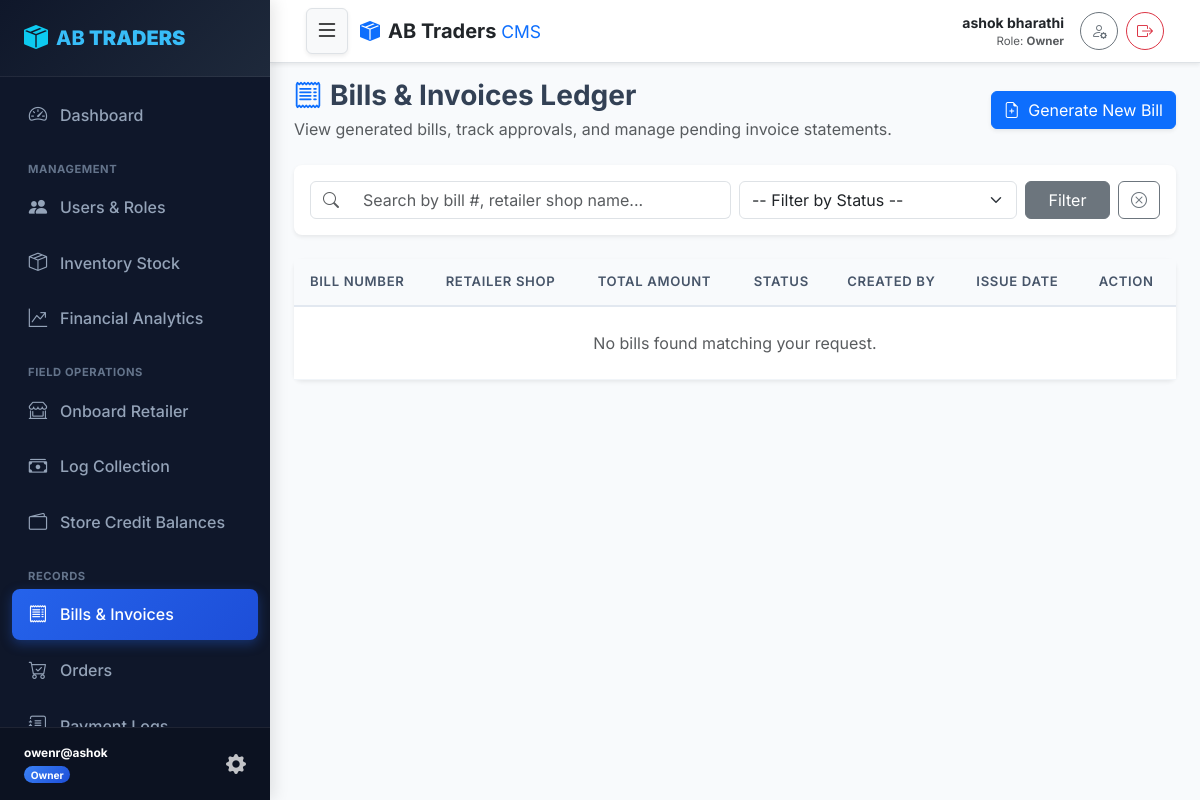
Page /bills/ (signed in) on the earlier database version.
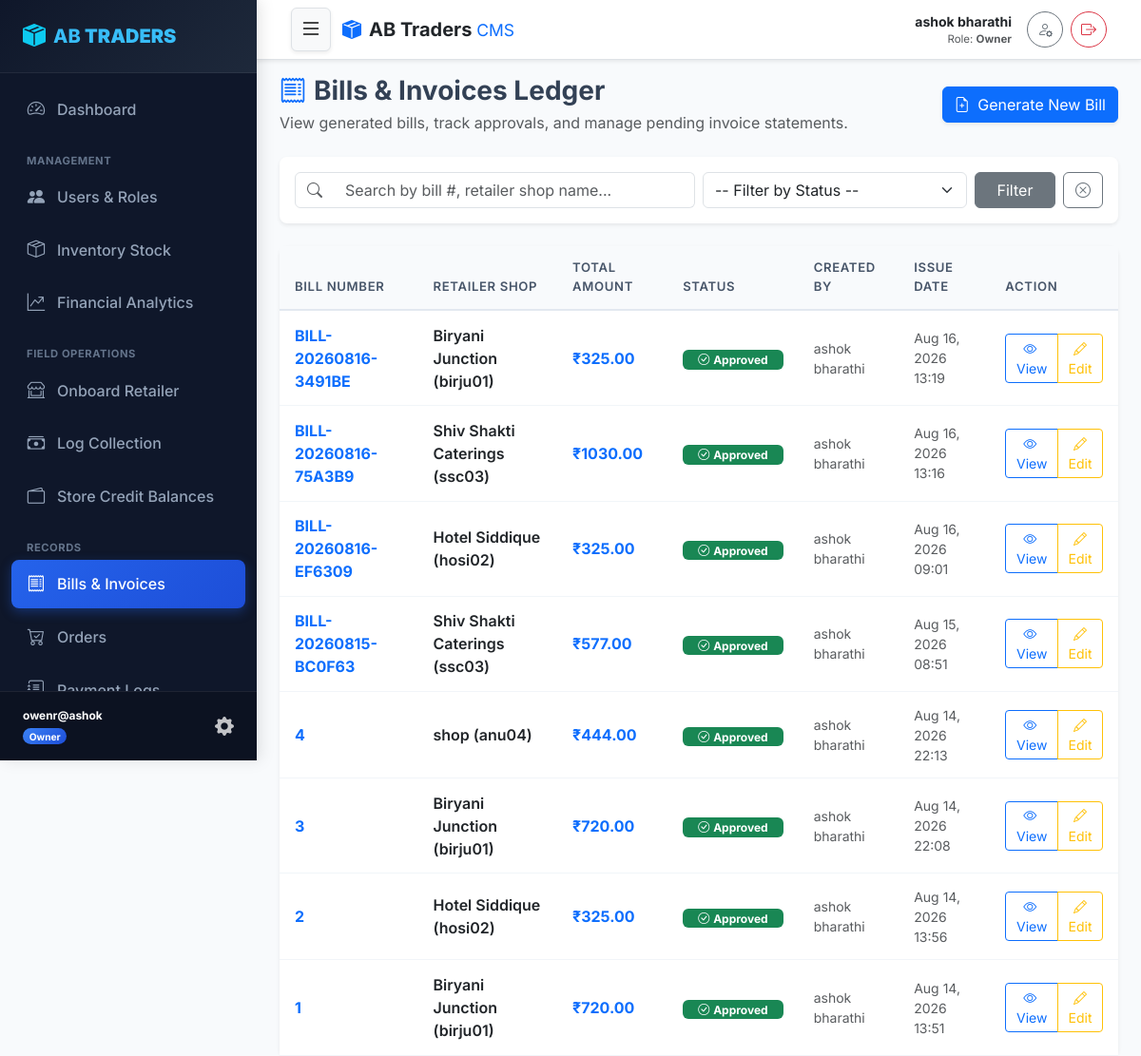
Same page on the later database version.
### core/models.py (models this page shows, shortened)
class Bill(models.Model):
    STATUS_CHOICES = (
        ('pending', 'Pending'),
        ('approved', 'Approved'),
        ('paid', 'Paid'),
        ('rejected', 'Rejected'),
    )
    bill_number = models.CharField(max_length=50, unique=True)
    retailer = models.ForeignKey(RetailerProfile, on_delete=models.CASCADE, related_name='bills')
    created_by = models.ForeignKey(User, on_delete=models.SET_NULL, null=True, related_name='created_bills')
    total_amount = models.DecimalField(max_digits=12, decimal_places=2)
    status = models.CharField(max_length=20, choices=STATUS_CHOICES, default='pending')
    rejection_reason = models.TextField(blank=True, null=True)
    created_at = models.DateTimeField(auto_now_add=True)

class RetailerProfile(models.Model):
    user = models.OneToOneField(User, on_delete=models.CASCADE, related_name='retailer_profile')
    shop_number = models.CharField(max_length=50, unique=True)
    shop_name = models.CharField(max_length=150)
    address = models.TextField()
    credit_balance = models.DecimalField(max_digits=12, decimal_places=2, default=Decimal('0.00'))
    qr_code = models.ImageField(upload_to='qr_codes/', null=True, blank=True)

class User(AbstractUser):
    class Role(models.TextChoices):
        SUPERUSER = 'SUPERUSER', 'SuperUser'
        OWNER = 'OWNER', 'Owner'
        STAFF = 'STAFF', 'Staff'
        RETAILER = 'RETAILER', 'Retailer'
    role = models.CharField(max_length=20, choices=Role.choices, default=Role.RETAILER)
    phone_number = models.CharField(max_length=15, unique=True, blank=True, null=True)
    is_locked = models.BooleanField(default=False, help_text="Locked users cannot log in.")
    def is_superuser_role(self):
        return self.role == self.Role.SUPERUSER or self.is_superuser
    def is_owner_role(self):
        return self.role == self.Role.OWNER
    def is_retailer_role(self):
        return self.role == self.Role.RETAILER
    @property
    def display_name(self):
        full_name = self.get_full_name().strip()
        return full_name if full_name else self.username

### core/views.py (the view)
# urls.py: path('bills/', views.bill_list_view, name='bill_list'),
@role_required(['SUPERUSER', 'OWNER', 'STAFF', 'RETAILER'])
def bill_list_view(request):
    query = request.GET.get('q', '')
    status_filter = request.GET.get('status', '')
    if request.user.is_retailer_role():
        profile = getattr(request.user, 'retailer_profile', None)
        bills = Bill.objects.filter(retailer=profile).order_by('-created_at')
    else:
        bills = Bill.objects.select_related('retailer', 'created_by').order_by('-created_at')
    if query:
        bills = bills.filter(
            Q(bill_number__icontains=query) |
            Q(retailer__shop_name__icontains=query) |
            Q(retailer__shop_number__icontains=query)
        )
    if status_filter:
        bills = bills.filter(status=status_filter)
    return render(request, 'bill_list.html', {'bills': bills, 'query': query, 'status_filter': status_filter})

### core/templates/bill_list.html (shortened to what the changed rows need)
{% extends 'base.html' %}
{% block content %}
<div class="card shadow-sm border-0 rounded-3">
    <div class="table-responsive">
        <table class="table custom-table mb-0">
            <thead>
                <tr>
                    <th>Bill Number</th>
                    <th>Retailer Shop</th>
                    <th>Total Amount</th>
                    <th>Status</th>
                    <th>Created By</th>
                    <th>Issue Date</th>
                    <th>Action</th>
                </tr>
            </thead>
            <tbody>
                {% for b in bills %}
                <tr>
                    <td class="fw-bold"><a href="{% url 'bill_detail' b.pk %}" class="text-decoration-none">{{ b.bill_number }}</a></td>
                    <td class="fw-semibold text-dark">{{ b.retailer.shop_name }} ({{ b.retailer.shop_number }})</td>
                    <td class="fw-bold text-primary fs-6">₹{{ b.total_amount }}</td>
                    <td>
                        {% if b.status == 'approved' %}
                            <span class="badge bg-success px-3 py-1"><i class="bi bi-check-circle me-1"></i>Approved</span>
                        {% elif b.status == 'paid' %}
                            <span class="badge bg-primary px-3 py-1"><i class="bi bi-cash-stack me-1"></i>Closed / Paid</span>
                        {% elif b.status == 'rejected' %}
                            <span class="badge bg-danger px-3 py-1"><i class="bi bi-x-circle me-1"></i>Rejected</span>
                        {% else %}
                            <span class="badge bg-warning text-dark px-3 py-1"><i class="bi bi-clock me-1"></i>Pending</span>
                        {% endif %}
                    </td>
                    <td class="small text-muted">{% if b.created_by %}{{ b.created_by.display_name }}{% else %}System{% endif %}</td>
                    <td class="small text-muted">{{ b.created_at|date:"M d, Y H:i" }}</td>
                    <td>
                        <div class="btn-group btn-group-sm">
                            <a href="{% url 'bill_detail' b.pk %}" class="btn btn-outline-primary py-1 px-2"><i class="bi bi-eye me-1"></i> View</a>
                            {% if user.is_superuser_role or user.is_owner_role %}
                            <a href="{% url 'bill_edit' b.pk %}" class="btn btn-outline-warning py-1 px-2" title="Edit Bill Details"><i class="bi bi-pencil"></i> Edit</a>
                            {% endif %}
                        </div>
                    </td>
                </tr>
                {% empty %}
                <tr>
                    <td colspan="7" class="text-center text-muted py-4">No bills found matching your request.</td>
                </tr>
                {% endfor %}
            </tbody>
        </table>
    </div>
</div>
{% endblock %}

Differences in the rows shown:
added Bill: bill_number "BILL-20260816-3491BE", retailer.shop_name "Biryani Junction", retailer.shop_number "birju01", total_amount "325.00", status "approved" (drawn), created_by.display_name "ashok bharathi", created_at "Aug 16, 2026 13:19"
added Bill: bill_number "BILL-20260816-75A3B9", retailer.shop_name "Shiv Shakti Caterings", retailer.shop_number "ssc03", total_amount "1030.00", status "approved" (drawn), created_by.display_name "ashok bharathi", created_at "Aug 16, 2026 13:16"
added Bill: bill_number "BILL-20260816-EF6309", retailer.shop_name "Hotel Siddique", retailer.shop_number "hosi02", total_amount "325.00", status "approved" (drawn), created_by.display_name "ashok bharathi", created_at "Aug 16, 2026 09:01"
added Bill: bill_number "BILL-20260815-BC0F63", retailer.shop_name "Shiv Shakti Caterings", retailer.shop_number "ssc03", total_amount "577.00", status "approved" (drawn), created_by.display_name "ashok bharathi", created_at "Aug 15, 2026 08:51"
added Bill: bill_number "4", retailer.shop_name "shop", retailer.shop_number "anu04", total_amount "444.00", status "approved" (drawn), created_by.display_name "ashok bharathi", created_at "Aug 14, 2026 22:13"
added Bill: bill_number "3", retailer.shop_name "Biryani Junction", retailer.shop_number "birju01", total_amount "720.00", status "approved" (drawn), created_by.display_name "ashok bharathi", created_at "Aug 14, 2026 22:08"
added Bill: bill_number "2", retailer.shop_name "Hotel Siddique", retailer.shop_number "hosi02", total_amount "325.00", status "approved" (drawn), created_by.display_name "ashok bharathi", created_at "Aug 14, 2026 13:56"
added Bill: bill_number "1", retailer.shop_name "Biryani Junction", retailer.shop_number "birju01", total_amount "720.00", status "approved" (drawn), created_by.display_name "ashok bharathi", created_at "Aug 14, 2026 13:51"
Other differences:
text no longer shown: "No bills found matching your request."
